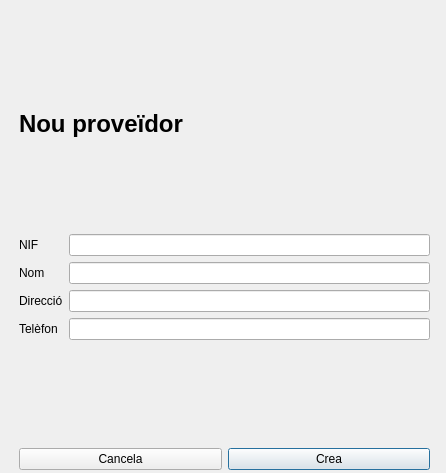
<?xml version="1.0" encoding="UTF-8"?>
<ui version="4.0">
 <class>Form</class>
 <widget class="QWidget" name="Form">
  <property name="geometry">
   <rect>
    <x>0</x>
    <y>0</y>
    <width>446</width>
    <height>473</height>
   </rect>
  </property>
  <property name="windowTitle">
   <string>Form</string>
  </property>
  <widget class="QWidget" name="verticalLayoutWidget">
   <property name="geometry">
    <rect>
     <x>19</x>
     <y>19</y>
     <width>411</width>
     <height>451</height>
    </rect>
   </property>
   <layout class="QVBoxLayout" name="verticalLayout">
    <item>
     <widget class="QLabel" name="labelTitle">
      <property name="sizePolicy">
       <sizepolicy hsizetype="Preferred" vsizetype="Preferred">
        <horstretch>1</horstretch>
        <verstretch>0</verstretch>
       </sizepolicy>
      </property>
      <property name="maximumSize">
       <size>
        <width>16777215</width>
        <height>16777215</height>
       </size>
      </property>
      <property name="font">
       <font>
        <pointsize>18</pointsize>
        <bold>true</bold>
       </font>
      </property>
      <property name="whatsThis">
       <string>&lt;html&gt;&lt;head/&gt;&lt;body&gt;&lt;p&gt;&lt;span style=&quot; font-size:18pt; font-weight:700;&quot;&gt;Nou proveïdor&lt;/span&gt;&lt;/p&gt;&lt;/body&gt;&lt;/html&gt;</string>
      </property>
      <property name="text">
       <string>Nou proveïdor</string>
      </property>
     </widget>
    </item>
    <item>
     <layout class="QFormLayout" name="formLayout">
      <item row="0" column="0">
       <widget class="QLabel" name="labelNIF">
        <property name="text">
         <string>NIF</string>
        </property>
       </widget>
      </item>
      <item row="0" column="1">
       <widget class="QLineEdit" name="inputNIF"/>
      </item>
      <item row="1" column="0">
       <widget class="QLabel" name="labelName">
        <property name="text">
         <string>Nom</string>
        </property>
       </widget>
      </item>
      <item row="1" column="1">
       <widget class="QLineEdit" name="inputName"/>
      </item>
      <item row="2" column="0">
       <widget class="QLabel" name="labelAddress">
        <property name="text">
         <string>Direcció</string>
        </property>
       </widget>
      </item>
      <item row="2" column="1">
       <widget class="QLineEdit" name="inputAddress"/>
      </item>
      <item row="3" column="0">
       <widget class="QLabel" name="labelPhone">
        <property name="text">
         <string>Telèfon</string>
        </property>
       </widget>
      </item>
      <item row="3" column="1">
       <widget class="QLineEdit" name="inputPhone"/>
      </item>
     </layout>
    </item>
    <item>
     <layout class="QHBoxLayout" name="horizontalLayout">
      <item>
       <widget class="QPushButton" name="buttonBack">
        <property name="text">
         <string>Cancela</string>
        </property>
       </widget>
      </item>
      <item>
       <widget class="QPushButton" name="buttonOK">
        <property name="text">
         <string>Crea</string>
        </property>
        <property name="default">
         <bool>true</bool>
        </property>
       </widget>
      </item>
     </layout>
    </item>
   </layout>
  </widget>
 </widget>
 <resources/>
 <connections/>
</ui>
